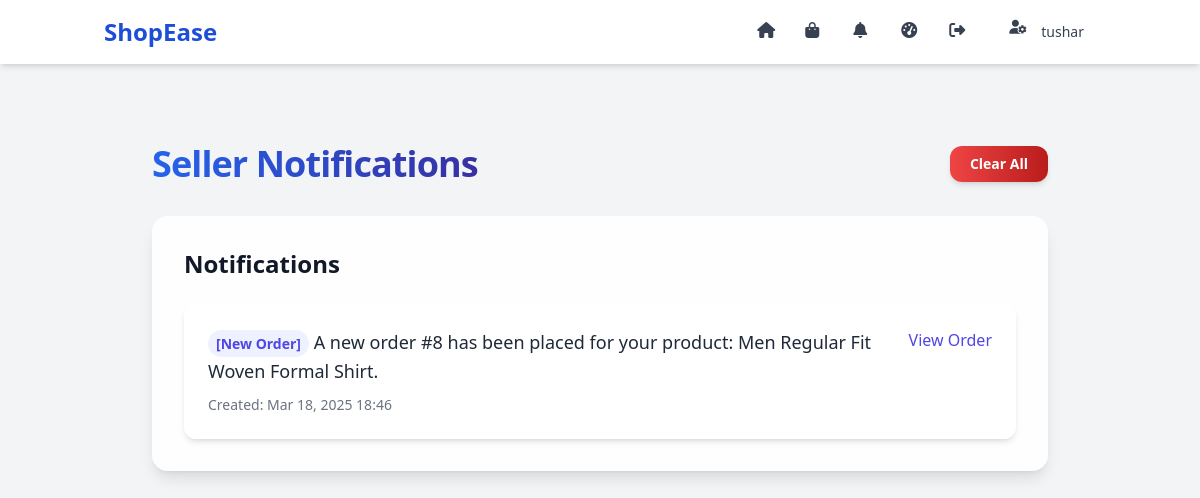
The page /seller/notifications/ (signed in) on the database as committed earlier.
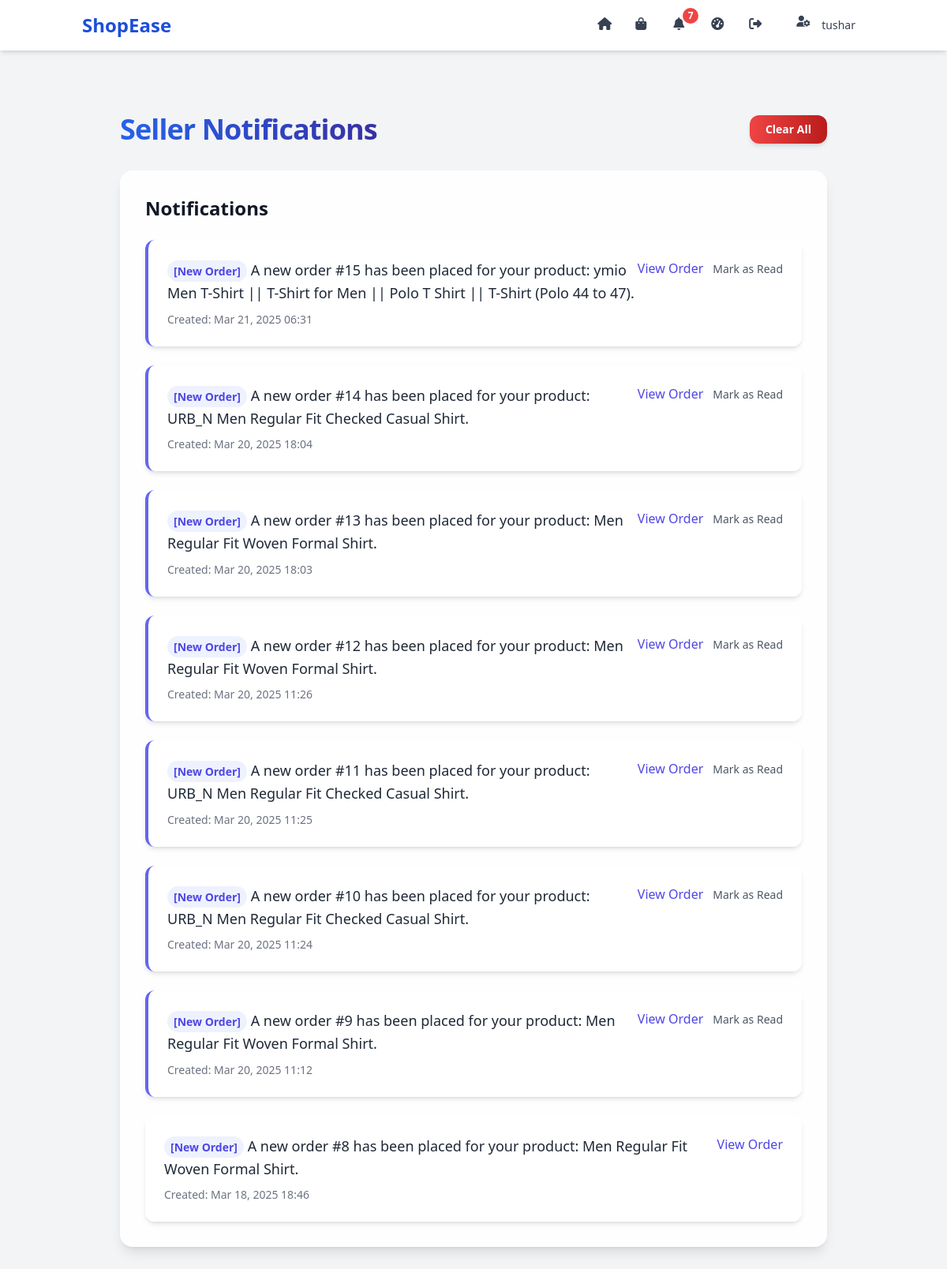
The same page on the database as committed later.
### core/models.py (models this page shows, shortened)
class Notification(models.Model):
    user = models.ForeignKey(
        settings.AUTH_USER_MODEL,
        on_delete=models.CASCADE,
    )
    message = models.TextField()
    created_at = models.DateTimeField(auto_now_add=True)
    is_read = models.BooleanField(default=False)
    related_order = models.ForeignKey(
        Order,
        on_delete=models.SET_NULL,
        null=True,
        blank=True
    )

### core/views.py (the view)
# urls.py: path('seller/notifications/', views.seller_notifications, name='seller_notifications'),
@login_required
def seller_notifications(request):
    if request.user.role != 'seller':
        messages.error(request, 'Only sellers can view notifications.')
        return redirect('home')
    notifications = Notification.objects.filter(user=request.user).order_by('-created_at')
    unread_notifications = Notification.objects.filter(user=request.user, is_read=False).count()
    context = {
        'notifications': notifications,
        'unread_notifications': unread_notifications,
    }
    return render(request, 'seller_notifications.html', context)

### core/context_processors.py (called while the page is built)
def unread_notifications(request):
    if request.user.is_authenticated:
        return {
            'unread_notifications': Notification.objects.filter(user=request.user, is_read=False).count()
        }
    return {'unread_notifications': 0}

### templates/seller_notifications.html (shortened to what this page needs)
{% extends 'base.html' %}
{% block content %}
    <div class="container mx-auto px-4 py-16">
        <div class="flex justify-between items-center mb-8 max-w-4xl mx-auto">
            <h1 class="text-4xl font-bold text-gray-900 tracking-tight bg-gradient-to-r from-blue-600 to-indigo-800 text-transparent bg-clip-text">
            </h1>
            {% if notifications %}
                <form method="post" action="{% url 'seller_clear_notifications' %}" id="clear-notifications-form">
                    <button type="button" id="clear-notifications-btn" class="bg-gradient-to-r from-red-500 to-red-700 text-white py-2 px-5 rounded-xl font-semibold text-sm hover:from-red-600 hover:to-red-800 transition-all duration-300 shadow-md hover:shadow-lg transform hover:scale-[1.02]">
                        Clear All
                    </button>
                </form>
            {% endif %}
        </div>
        <div class="max-w-4xl mx-auto">
            <div class="bg-white/90 backdrop-blur-md rounded-2xl shadow-lg p-8">
                <h2 class="text-2xl font-semibold text-gray-900 mb-6">Notifications</h2>
                {% if notifications %}
                    <div class="space-y-6">
                        {% for notification in notifications %}
                            <div class="bg-white/80 backdrop-blur-sm rounded-xl shadow-md p-6 transition-all duration-300 hover:shadow-xl {% if not notification.is_read %}border-l-4 border-indigo-500{% endif %} notification-card">
                                <div class="flex items-start justify-between">
                                    <div class="flex-1">
                                        <p class="text-gray-800 text-lg leading-relaxed">
                                            {% if "new order" in notification.message.lower %}
                                                <span class="text-indigo-600 font-semibold bg-indigo-50 px-2 py-1 rounded-full text-sm">[New Order]</span>
                                            {% elif "stock is low" in notification.message.lower %}
                                                <span class="text-red-600 font-semibold bg-red-50 px-2 py-1 rounded-full text-sm">[Low Stock]</span>
                                            {% else %}
                                                <span class="text-blue-600 font-semibold bg-blue-50 px-2 py-1 rounded-full text-sm">[General]</span>
                                            {% endif %}
                                            {{ notification.message }}
                                        </p>
                                        <p class="text-sm text-gray-500 mt-2">Created: {{ notification.created_at|date:"M d, Y H:i" }}</p>
                                    </div>
                                    <div class="flex items-center gap-3">
                                        {% if notification.related_order %}
                                            <a href="{% url 'order_detail' notification.related_order.id %}" class="text-indigo-600 hover:text-indigo-800 font-medium transition-colors duration-200">View Order</a>
                                        {% endif %}
                                        {% if not notification.is_read %}
                                            <form method="post" action="{% url 'seller_mark_as_read' notification.id %}" class="inline-block">
                                                <button type="submit" class="text-sm text-gray-600 hover:text-gray-800 font-medium transition-colors duration-200">Mark as Read</button>
                                            </form>
                                        {% endif %}
                                    </div>
                                </div>
                            </div>
                        {% endfor %}
                    </div>
                {% endif %}
            </div>
        </div>
    </div>
{% endblock %}

### templates/base.html (shortened to what the changed rows need)
{% load static %}
<!DOCTYPE html>
<html lang="en">
<head>
    <script src="https://cdn.tailwindcss.com"></script>
    <link rel="stylesheet" href="{% static 'css/style.css' %}">
</head>
<body class="font-sans bg-gray-100 text-gray-900">
    <nav class="bg-white shadow-md fixed top-0 left-0 w-full z-50">
        <div class="container mx-auto px-4 py-3 flex items-center justify-between">
            <div class="hidden md:flex items-center space-x-6">
                {% if user.is_authenticated %}
                    {% if user.role == 'buyer' %}
                        <a href="{% url 'view_cart' %}" class="relative text-gray-700 hover:text-blue-700" title="Cart">
                            <i class="fas fa-shopping-cart w-6 h-6"></i>
                            {% with cart_items_count=user.cart.items.count %}
                                {% if cart_items_count > 0 %}
                                    <span class="absolute -top-2 -right-2 bg-red-500 text-white text-xs font-bold rounded-full h-5 w-5 flex items-center justify-center">{{ cart_items_count }}</span>
                                {% endif %}
                            {% endwith %}
                        </a>
                        <a href="{% url 'notifications' %}" class="relative text-gray-700 hover:text-blue-700" title="Notifications">
                            <i class="fas fa-bell w-6 h-6"></i>
                            {% if unread_notifications > 0 %}
                                <span class="absolute -top-2 -right-2 bg-red-500 text-white text-xs font-bold rounded-full h-5 w-5 flex items-center justify-center">{{ unread_notifications }}</span>
                            {% endif %}
                        </a>
                        <div class="relative flex items-center space-x-2">
                            <button id="dropdown-toggle" class="flex items-center text-gray-700 hover:text-blue-700 focus:outline-none">
                                {% if user.profile_picture %}
                                    <img src="{{ user.profile_picture.url }}" alt="Profile" class="w-8 h-8 rounded-full object-cover">
                                {% else %}
                                    <i class="fas fa-user w-6 h-6"></i>
                                {% endif %}
                                <span class="text-gray-700 font-medium">{{ user.username }}</span>
                            </button>
                            <div id="dropdown-menu" class="hidden absolute right-0 mt-2 w-48 bg-white rounded-md shadow-lg py-2 z-50 top-full">
                                <a href="{% url 'buyer_profile' %}" class="block px-4 py-2 text-sm text-gray-700 hover:bg-gray-100">Profile</a>
                                <a href="{% url 'order_history' %}" class="block px-4 py-2 text-sm text-gray-700 hover:bg-gray-100">Orders</a>
                                <a href="{% url 'logout' %}" class="block px-4 py-2 text-sm text-gray-700 hover:bg-gray-100">Logout</a>
                            </div>
                        </div>
                    {% elif user.role == 'seller' %}
                        <a href="{% url 'seller_notifications' %}" class="relative text-gray-700 hover:text-blue-700" title="Notifications">
                            <i class="fas fa-bell w-6 h-6"></i>
                            {% if unread_notifications > 0 %}
                                <span class="absolute -top-2 -right-2 bg-red-500 text-white text-xs font-bold rounded-full h-5 w-5 flex items-center justify-center">{{ unread_notifications }}</span>
                            {% endif %}
                        </a>
                    {% endif %}
                {% endif %}
            </div>
        </div>
    </nav>
    <div class="container mx-auto mt-20 px-4">
        {% block content %}{% endblock %}
    </div>
</body>
</html>

Rows that differ between the two databases and show on the page:
added Notification: shows "[New Order]", message "A new order #15 has been placed for your product: ymio Men T-Shirt || T-Shirt for Men || Polo T Shirt || T-Shirt (Polo 44 to 47).", created_at "Mar 21, 2025 06:31", shows "View Order", is_read "Mark as Read"
added Notification: shows "[New Order]", message "A new order #14 has been placed for your product: URB_N Men Regular Fit Checked Casual Shirt.", created_at "Mar 20, 2025 18:04", shows "View Order", is_read "Mark as Read"
added Notification: shows "[New Order]", message "A new order #13 has been placed for your product: Men Regular Fit Woven Formal Shirt.", created_at "Mar 20, 2025 18:03", shows "View Order", is_read "Mark as Read"
added Notification: shows "[New Order]", message "A new order #12 has been placed for your product: Men Regular Fit Woven Formal Shirt.", created_at "Mar 20, 2025 11:26", shows "View Order", is_read "Mark as Read"
added Notification: shows "[New Order]", message "A new order #11 has been placed for your product: URB_N Men Regular Fit Checked Casual Shirt.", created_at "Mar 20, 2025 11:25", shows "View Order", is_read "Mark as Read"
added Notification: shows "[New Order]", message "A new order #10 has been placed for your product: URB_N Men Regular Fit Checked Casual Shirt.", created_at "Mar 20, 2025 11:24", shows "View Order", is_read "Mark as Read"
added Notification: shows "[New Order]", message "A new order #9 has been placed for your product: Men Regular Fit Woven Formal Shirt.", created_at "Mar 20, 2025 11:12", shows "View Order", is_read "Mark as Read"
Other text that changed with them:
{{ unread_notifications }}: (not shown) → "7"
